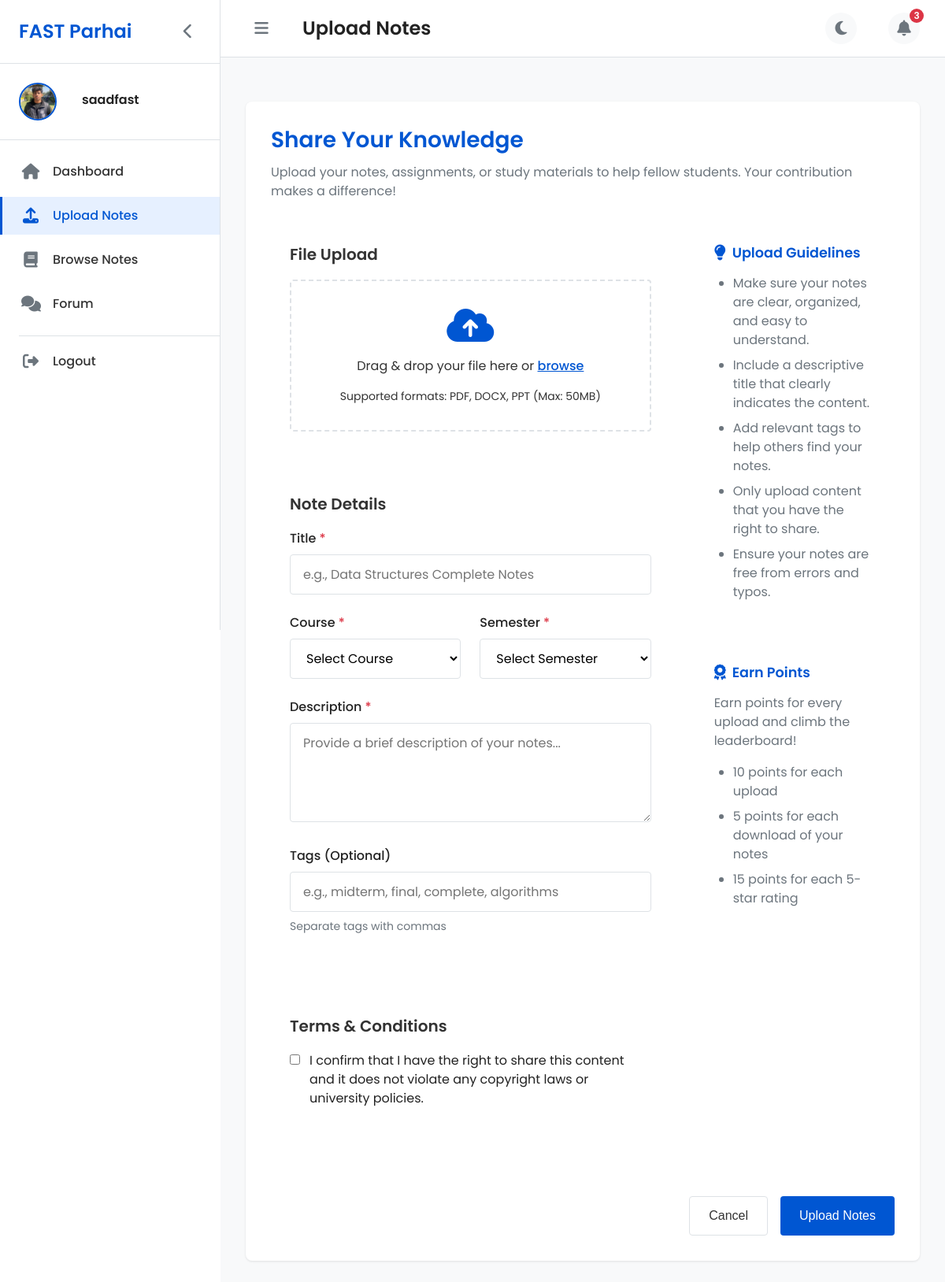
Page /upload-notes (signed in) on the committed database.
### app.py (models this page shows)
class User(UserMixin, db.Model):
    id = db.Column(db.Integer, primary_key=True)
    username = db.Column(db.String(150), unique=True, nullable=False)
    email = db.Column(db.String(150), unique=True, nullable=False)
    password = db.Column(db.String(256), nullable=False)
    is_admin = db.Column(db.Boolean, default=False)
    profile_pic = db.Column(db.String(200), nullable=True)
    notes = db.relationship('Note', backref='uploader', lazy=True)

### app.py (the view, shortened to what this page needs)
@app.route('/upload-notes', methods=['GET', 'POST'])
@login_required
def upload_notes():
    return render_template('upload-notes.html')

### app.py (called while the page is built)
@login_manager.user_loader
def load_user(user_id):
    return User.query.get(int(user_id))

### templates/upload-notes.html (shortened to what this page needs)
<!DOCTYPE html>
<html lang="en">
<head>
    <link rel="stylesheet" href="{{ url_for('static', filename='css/style.css') }}">
    <link rel="stylesheet" href="{{ url_for('static', filename='css/dashboard.css') }}">
    <link rel="stylesheet" href="{{ url_for('static', filename='css/upload.css') }}">
    <link rel="stylesheet" href="https://cdnjs.cloudflare.com/ajax/libs/font-awesome/6.4.0/css/all.min.css">
</head>
<body>
    <div class="dashboard-container">
        <aside class="sidebar">
            <div class="sidebar-header">
                <h2>FAST Parhai</h2>
                <button id="sidebarToggle" class="sidebar-toggle" title="Toggle Sidebar">
                    <i class="fas fa-chevron-left"></i>
                </button>
            </div>
            <div class="sidebar-user">
                <div class="user-avatar">
                    <img src="{% if current_user.profile_pic %}{{ url_for('uploaded_file', filename=current_user.profile_pic) }}{% else %}https://via.placeholder.com/80{% endif %}" alt="User Avatar" id="sidebar-avatar">
                </div>
                <div class="user-info">
                    <h3 id="userName">{{ current_user.username }}</h3>
                </div>
            </div>
            <nav class="sidebar-nav">
                <ul>
                    <li>
                        <a href="{{ url_for('dashboard') }}">
                            <i class="fas fa-home"></i>
                            <span>Dashboard</span>
                        </a>
                    </li>
                    <li class="active">
                        <a href="{{ url_for('upload_notes') }}">
                            <i class="fas fa-upload"></i>
                            <span>Upload Notes</span>
                        </a>
                    </li>
                    <li>
                        <a href="{{ url_for('browse_notes') }}">
                            <i class="fas fa-book"></i>
                            <span>Browse Notes</span>
                        </a>
                    </li>
                    <li>
                        <a href="{{ url_for('forum') }}">
                            <i class="fas fa-comments"></i>
                            <span>Forum</span>
                        </a>
                    </li>
                    <li class="sidebar-divider"></li>
                    <li>
                        <a href="{{ url_for('logout') }}" id="logoutBtn">
                            <i class="fas fa-sign-out-alt"></i>
                            <span>Logout</span>
                        </a>
                    </li>
                </ul>
            </nav>
        </aside>
        <main class="main-content">
            <header class="content-header">
                <div class="header-left">
                    <button id="headerToggle" class="header-toggle" title="Toggle Sidebar">
                        <i class="fas fa-bars"></i>
                    </button>
                    <h1>Upload Notes</h1>
                </div>
                <div class="header-right">
                    <div class="theme-toggle">
                        <i class="fas fa-moon"></i>
                    </div>
                    <div class="notifications">
                        <i class="fas fa-bell"></i>
                        <span class="notification-badge">3</span>
                    </div>
                </div>
            </header>
            <div class="dashboard-content">
                <div class="upload-container">
                    <div class="upload-card">
                        <div class="upload-intro">
                            <h2>Share Your Knowledge</h2>
                            <p>Upload your notes, assignments, or study materials to help fellow students. Your contribution makes a difference!</p>
                        </div>
                        <form id="upload-form" class="upload-form" method="POST" enctype="multipart/form-data" action="{{ url_for('upload_notes') }}">
                            <div class="form-grid">
                                <div class="form-main">
                                    <div class="form-section">
                                        <h3>File Upload</h3>
                                        <div id="file-upload-area" class="file-upload-area">
                                            <div class="file-upload-content">
                                                <i class="fas fa-cloud-upload-alt"></i>
                                                <p>Drag & drop your file here or <span class="browse-link">browse</span></p>
                                                <p class="file-types">Supported formats: PDF, DOCX, PPT (Max: 50MB)</p>
                                            </div>
                                        </div>
                                    </div>
                                    <div class="form-section">
                                        <h3>Note Details</h3>
                                        <div class="form-group">
                                            <label for="title">Title <span class="required">*</span></label>
                                            <input type="text" id="title" name="title" placeholder="e.g., Data Structures Complete Notes" required>
                                        </div>
                                        <div class="form-row">
                                            <div class="form-group">
                                                <label for="course">Course <span class="required">*</span></label>
                                                <select id="course" name="course" required>
                                                    <option value="">Select Course</option>
                                                </select>
                                            </div>
                                            <div class="form-group">
                                                <label for="semester">Semester <span class="required">*</span></label>
                                                <select id="semester" name="semester" required>
                                                    <option value="">Select Semester</option>
                                                </select>
                                            </div>
                                        </div>
                                        <div class="form-group">
                                            <label for="description">Description <span class="required">*</span></label>
                                            <textarea id="description" name="description" rows="4" placeholder="Provide a brief description of your notes..." required></textarea>
                                        </div>
                                        <div class="form-group">
                                            <label for="tags">Tags (Optional)</label>
                                            <input type="text" id="tags" name="tags" placeholder="e.g., midterm, final, complete, algorithms">
                                            <p class="input-hint">Separate tags with commas</p>
                                        </div>
                                    </div>
                                    <div class="form-section">
                                        <h3>Terms & Conditions</h3>
                                        <div class="form-group checkbox-group">
                                            <input type="checkbox" id="terms" name="terms" required>
                                            <label for="terms">I confirm that I have the right to share this content and it does not violate any copyright laws or university policies.</label>
                                        </div>
                                    </div>
                                </div>
                                <div class="form-sidebar">
                                    <div class="guidelines-card">
                                        <h3><i class="fas fa-lightbulb"></i> Upload Guidelines</h3>
                                        <ul>
                                            <li>Make sure your notes are clear, organized, and easy to understand.</li>
                                            <li>Include a descriptive title that clearly indicates the content.</li>
                                            <li>Add relevant tags to help others find your notes.</li>
                                            <li>Only upload content that you have the right to share.</li>
                                            <li>Ensure your notes are free from errors and typos.</li>
                                        </ul>
                                    </div>
                                    <div class="guidelines-card">
                                        <h3><i class="fas fa-award"></i> Earn Points</h3>
                                        <p>Earn points for every upload and climb the leaderboard!</p>
                                        <ul>
                                            <li>10 points for each upload</li>
                                            <li>5 points for each download of your notes</li>
                                            <li>15 points for each 5-star rating</li>
                                        </ul>
                                    </div>
                                </div>
                            </div>
                            <div class="form-actions">
                                <button type="button" id="cancel-upload" class="btn btn-outline">Cancel</button>
                                <button type="submit" id="submit-upload" class="btn btn-primary">Upload Notes</button>
                            </div>
                        </form>
                    </div>
                </div>
            </div>
        </main>
    </div>
</body>
</html>

### static/css/dashboard.css (style rules this page uses)
.dashboard-container { display: flex; min-height: 100vh; width: 100%; position: relative; }
.sidebar { width: 280px; background-color: var(--white); border-right: 1px solid var(--border-color); height: 100vh; position: fixed; top: 0; left: 0; z-index: 1000; display: flex; flex-direction: column; transition: all 0.3s ease; overflow-y: auto; }
.sidebar-header { display: flex; align-items: center; justify-content: space-between; padding: 1.5rem; border-bottom: 1px solid var(--border-color); }
.sidebar-header h2 { color: var(--primary-color); margin-bottom: 0; font-size: 1.5rem; }
.sidebar-toggle { background: none; border: none; font-size: 1.25rem; color: var(--text-light); cursor: pointer; display: flex; align-items: center; justify-content: center; }
.sidebar-user { display: flex; align-items: center; gap: 1rem; padding: 1.5rem; border-bottom: 1px solid var(--border-color); }
.user-avatar { width: 3rem; height: 3rem; border-radius: 50%; overflow: hidden; border: 2px solid var(--primary-color); flex-shrink: 0; }
.user-avatar img { width: 100%; height: 100%; object-fit: cover; }
.user-info h3 { font-size: 1rem; margin-bottom: 0.25rem; font-weight: 600; }
.sidebar-nav { flex: 1; padding: 1rem 0; }
.sidebar-nav ul { list-style: none; padding: 0; margin: 0; display: flex; flex-direction: column; }
.sidebar-nav ul li { width: 100%; margin-bottom: 0.5rem; }
.sidebar-nav ul li a { display: flex; align-items: center; padding: 0.75rem 1.5rem; color: var(--text-color); font-weight: 500; transition: all 0.3s ease; border-left: 3px solid transparent; text-decoration: none; width: 100%; }
.sidebar-nav ul li a i { font-size: 1.25rem; margin-right: 1rem; color: var(--text-light); transition: all 0.3s ease; width: 1.5rem; text-align: center; }
.sidebar-nav ul li a span { white-space: nowrap; overflow: hidden; text-overflow: ellipsis; }
.sidebar-nav ul li.active a { background-color: var(--primary-light); color: var(--primary-color); border-left-color: var(--primary-color); }
.sidebar-nav ul li.active a i { color: var(--primary-color); }
.sidebar-divider { height: 1px; background-color: var(--border-color); margin: 0.5rem 1.5rem; }
.main-content { flex: 1; margin-left: 280px; min-height: 100vh; display: flex; flex-direction: column; transition: all 0.3s ease; }
.content-header { display: flex; align-items: center; justify-content: space-between; padding: 1rem 2rem; background-color: var(--white); border-bottom: 1px solid var(--border-color); }
.header-left { display: flex; align-items: center; gap: 1rem; }
.header-left h1 { margin: 0; font-size: 1.5rem; font-weight: 600; }
.header-toggle { background: none; border: none; font-size: 1.25rem; color: var(--text-light); cursor: pointer; display: flex; align-items: center; justify-content: center; margin-right: 1rem; }
.header-right { display: flex; align-items: center; gap: 1.5rem; }
.theme-toggle { font-size: 1.25rem; color: var(--text-light); cursor: pointer; }
.notifications { position: relative; cursor: pointer; }
.notifications i { font-size: 1.25rem; color: var(--text-light); }
.notification-badge { position: absolute; top: -5px; right: -5px; width: 18px; height: 18px; background-color: var(--danger-color); color: var(--white); border-radius: var(--border-radius-full); font-size: 0.75rem; display: flex; align-items: center; justify-content: center; }
.dashboard-content { flex: 1; padding: 2rem; background-color: var(--gray-100); }

### rows in the picture
User: profile_pic (picture), username "saadfast"
